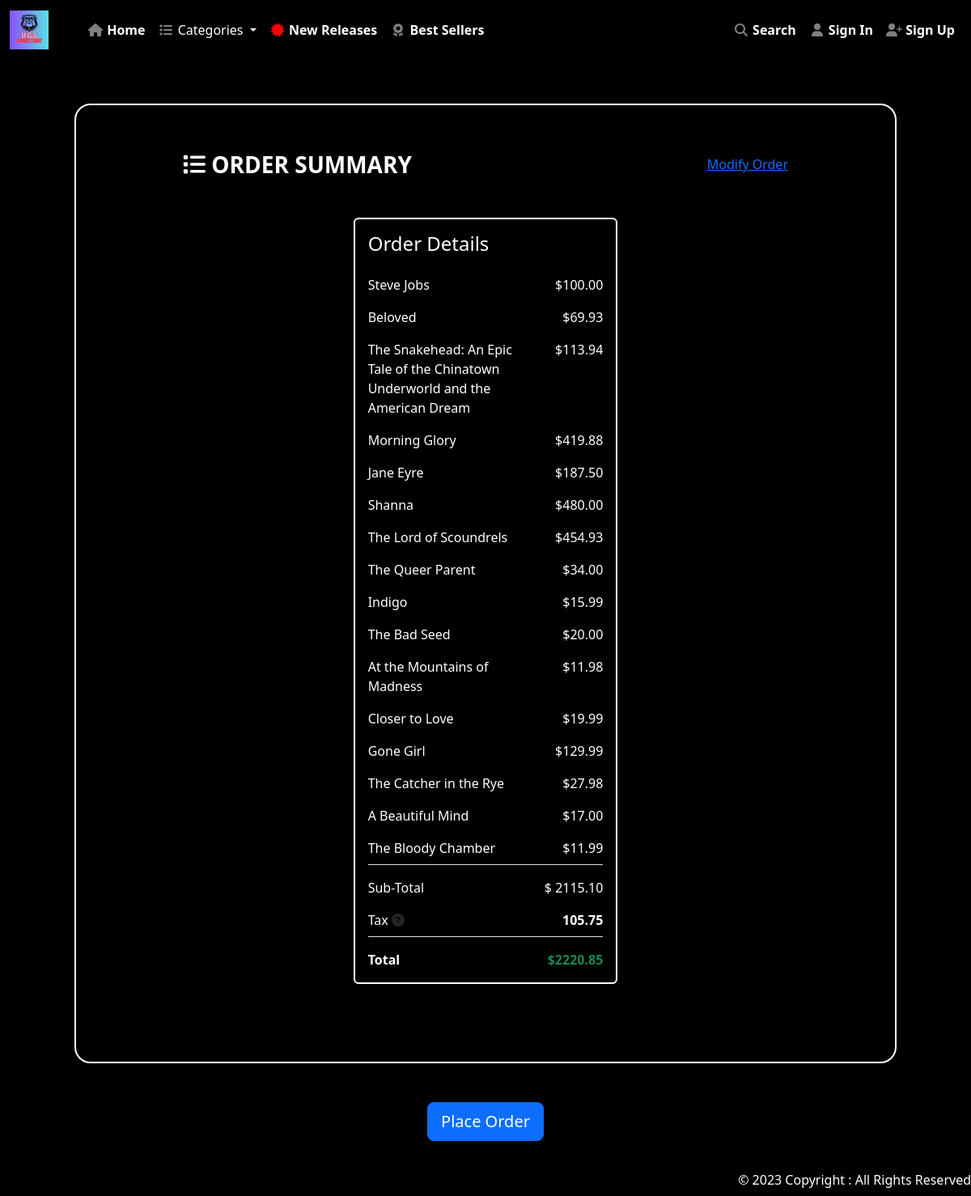
The page /orderSummary on the database its author committed.
### app/models.py (models this page shows, shortened)
class OrderItem(models.Model):
    product = models.ForeignKey(Book, on_delete=models.SET_NULL, null=True)
    order = models.ForeignKey(Order, on_delete=models.SET_NULL, null=True)
    quantity = models.IntegerField(default=0, null=True, blank=True)
    date_added = models.DateTimeField(auto_now_add=True)
    @property
    def get_total(self):
        total = self.product.selling_price * self.quantity
        return total

class Book(models.Model):
    ISBN = models.CharField(max_length=100)
    category = models.CharField(choices=CATEGORY_CHOICES, max_length=5)
    author = models.CharField(max_length=100)
    title = models.CharField(max_length=100)
    cover = models.ImageField(upload_to='book')
    edition = models.CharField(max_length=100)
    publisher = models.CharField(max_length=100)
    publication_year = models.IntegerField()
    quantity = models.IntegerField()
    minimum_threshold = models.IntegerField()
    buying_price = models.FloatField()
    selling_price = models.FloatField()
    rating = models.IntegerField()
    featured = models.BooleanField(default=False)
    topSeller = models.BooleanField(default=False)
    newReleases = models.BooleanField(default=False)
    description = models.TextField(default='null')

class Order(models.Model):
    customer = models.ForeignKey(User, on_delete=models.SET_NULL, null=True, blank=True)
    date_ordered = models.DateTimeField(auto_now_add=True)
    complete = models.BooleanField(default=False)
    transaction_id = models.CharField(max_length=100, null=True)
    cart_total = models.DecimalField(max_digits=10, decimal_places=2, default=0.00)
    shipping_address = models.ForeignKey(Address, on_delete=models.SET_NULL, null=True, blank=True)
    credit_card = models.ForeignKey(PaymentDetails, on_delete=models.SET_NULL, null=True, blank=True)
    @property
    def get_cart_total(self):
        orderitems = self.orderitem_set.all()
        total = sum([item.get_total for item in orderitems])
        return total

### app/views.py (the view)
# urls.py: path('orderSummary', views.OrderSummaryView.as_view(), name="orderSummary"),
class OrderSummaryView(View):
    def get(self, request):
        user = User.objects.get(id=request.session.get('user_id')) if request.session.get('user_id') else None
        order, created = Order.objects.get_or_create(customer=user, complete=False)
        items = order.orderitem_set.all()
        tax = round(order.get_cart_total * 0.05, 2)
        total = round(order.get_cart_total + tax, 2)
        context = {'items': items, 'user': user, 'order': order, 'tax': tax, 'total': total}
        return render(request, "app/order/orderSummary.html", context)

### app/templates/app/order/orderSummary.html (shortened to what this page needs)
{% extends 'app/base.html' %}
{% load static %}
{% block main-content %}
<section class="checkout-section">
    <div class="container py-5">
      <div class="card checkout-card">
        <div class="card-body orderSummary-card-body" style="padding-bottom: 3rem;">
          <div class="row d-flex pb-5">
            <div class="py-4 d-flex flex-row" style="justify-content: space-between; padding:8rem">
                <h3 class="text-white" style="display: flex; flex-direction: column; justify-content: center;">
                    <b><i class="fa fa-list" aria-hidden="true"></i> ORDER SUMMARY</b>
                </h3>
                <div class="py-4 d-flex justify-content-end">
                    <h6><a href="{% url 'cart' %}">Modify Order</a></h6>
                </div>
            </div>
            <div class="card-and-addr-col">
              <div class="col-md-5 col-xl-4">
                <div class="rounded d-flex flex-column p-2" style="background-color: black;color: white;border: 2px solid white;">
                  <div class="p-2 me-3">
                    <h4>Order Details</h4>
                  </div>
                  {% for item in items %}
                  <div class="p-2 d-flex">
                    <div class="col-8">{{ item.product.title }}</div>
                    <div class="ms-auto">${{ item.get_total|floatformat:2 }}</div>
                  </div>
                  {% endfor %}
                  <div class="border-top px-2 mx-2"></div>
                  <div class="p-2 d-flex pt-3">
                    <div class="col-8">Sub-Total</div>
                    <div class="ms-auto">$ {{ order.get_cart_total|floatformat:2 }}</div>
                  </div>
                  <div class="p-2 d-flex">
                    <div class="col-8">
                      Tax <span class="fa fa-question-circle text-dark"></span>
                    </div>
                    <div class="ms-auto"><b>{{ tax }}</b></div>
                  </div>
                  <div class="border-top px-2 mx-2"></div>
                  <div class="p-2 d-flex pt-3">
                    <div class="col-8"><b>Total</b></div>
                    <div class="ms-auto"><b class="text-success">${{ total }}</b></div>
                  </div>
                </div>
              </div>
            </div>
          </div>
        </div>
      </div>
    </div>
    <div style="display:flex; flex-direction: row; justify-content: center;">
        <button type="button" class="btn btn-primary btn-block btn-lg"
                data-mdb-ripple-color="dark" onclick="placeOrder()">Place Order</button>
    </div>
    <div class="pt-5 text-white">
        <h6 class="mb-0" style="margin-left:8rem;">
            <a href="{% url 'checkout' %}" class="text-body" style="color: #0d6efd !important;">
            </a>
        </h6>
    </div>
</section>
{% endblock main-content %}

### app/static/app/css/style.css (style rules this page uses)
.checkout-section { background-color: black; margin: 5rem; height: 100vh; }
.checkout-card { background: black; border: 2px solid white; border-radius: 20px; }
.card-and-addr-col { display: flex; flex-direction: row; justify-content: space-around; }

### app/templates/app/base.html (style rules this page uses)
body { background-color: black; }

### rows shown on the page
OrderItem: product "Steve Jobs", get_total "100.00"
OrderItem: product "Beloved", get_total "69.93"
OrderItem: product "The Snakehead: An Epic Tale of the Chinatown Underworld and the American Dream", get_total "113.94"
OrderItem: product "Morning Glory", get_total "419.88"
OrderItem: product "Jane Eyre", get_total "187.50"
OrderItem: product "Shanna", get_total "480.00"
OrderItem: product "The Lord of Scoundrels", get_total "454.93"
OrderItem: product "The Queer Parent", get_total "34.00"
OrderItem: product "Indigo", get_total "15.99"
OrderItem: product "The Bad Seed", get_total "20.00"
OrderItem: product "At the Mountains of Madness", get_total "11.98"
OrderItem: product "Closer to Love", get_total "19.99"
OrderItem: product "Gone Girl", get_total "129.99"
OrderItem: product "The Catcher in the Rye", get_total "27.98"
OrderItem: product "A Beautiful Mind", get_total "17.00"
OrderItem: product "The Bloody Chamber", get_total "11.99"
Order: get_cart_total "2115.10"

### other values the page prints
{{ tax }} "105.75"
{{ total }} "2220.85"
